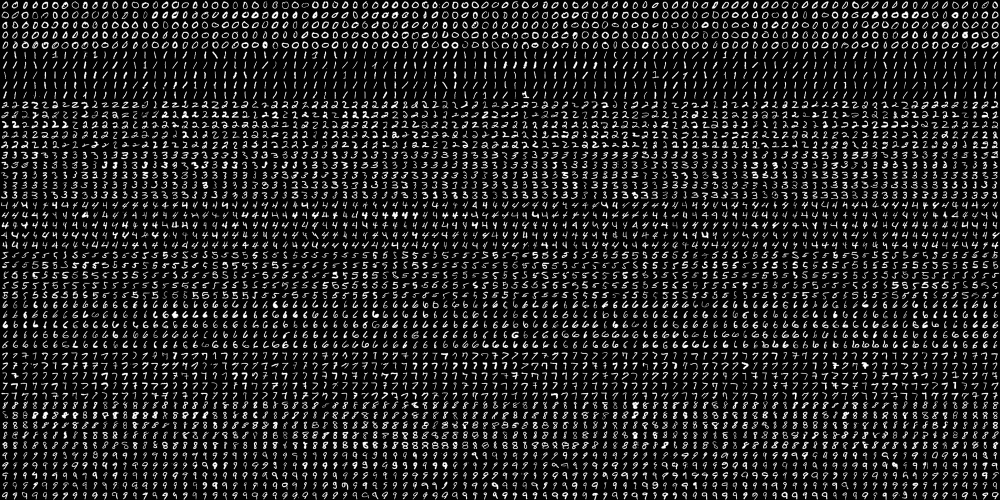
#> input picture data/digits.png, 2000 x 1000 px (shown at 1/2 size); the run also reads 1 picture not shown here
$ jupyter execute --allow-errors opencv_ml.ipynb   (shell and % lines are left out)
#> lines starting #> are read from the running program, lines starting #| are printed output that depends on the picture
# Opencv Machine Learning

## KNN

### Understanding KNN
KNN is one of the simplest of classification algorithms available for supervised learning. The idea is to search for closest match of the test data in feature space. The closest match is found by calculating the distance between the test data and each training data. The distance can be Euclidean, Manhattan, Minkowski or Hamming distance. The most popular one is Euclidean distance. The distance is calculated as follows:

$$d(x,y) = \sqrt{\sum_{i=1}^{n}(x_i-y_i)^2}$$

where $x$ and $y$ are two feature vectors and $n$ is the number of features.

To explain it more clearly, let's take an example. Suppose we have a dataset of fruits with two features: weight and color. The weight is in grams and color is encoded as 0 for red and 1 for yellow. The dataset is as follows:

| Weight (grams) | Color |
|----------------|-------|
| 150            | 0     |
| 170            | 0     |
| 140            | 0     |
| 130            | 1     |
| 180            | 1     |
| 160            | 1     |

Now, we want to classify a fruit with weight 145 grams and color 0. We will calculate the distance of this fruit from each of the fruits in the dataset. The distance is calculated as follows:

| Weight (grams) | Color | Distance |
|----------------|-------|----------|
| 150            | 0     | 5        |
| 170            | 0     | 25       |
| 140            | 0     | 5        |
| 130            | 1     | 15       |
| 180            | 1     | 35       |
| 160            | 1     | 15       |

Now, we will sort the distances in ascending order and select the top k distances. Suppose we select k = 3. The top 3 distances are 5, 5 and 15. Now, we will check the labels of the corresponding fruits. The first two fruits have label 0 and the third fruit has label 1. We will select the label which is most frequent in the top k distances. In this case, the label 0 is most frequent. So, we will classify the fruit as red.

### KNN in OpenCV
We will do a simple example to demonstrate KNN, with two families (classes), just like the example above.

So here, we label the Red family as Class-0 and Yellow family as Class-1. We generate 25 neighbours or 25 training data, and label them either Class-0 or Class-1. We can do this with the help of numpy.random.randint(). Then we plot them with matplotlib. The result looks like this:

[cell 1]
import cv2 as cv
import numpy as np
import matplotlib.pyplot as plt

# Feature set containing (x,y) values of 25 known/training data
trainData = np.random.randint(0, 100, (25, 2)).astype(np.float32)

# Labels each one either Red or Blue with numbers 0 and 1
responses = np.random.randint(0, 2, (25, 1)).astype(np.float32)

# Take Red families and plot them
red = trainData[responses.ravel() == 0]
plt.scatter(red[:, 0], red[:, 1], 80, 'r', '^')

# Take Blue families and plot them
blue = trainData[responses.ravel() == 1]
plt.scatter(blue[:, 0], blue[:, 1], 80, 'b', 's')

plt.show()
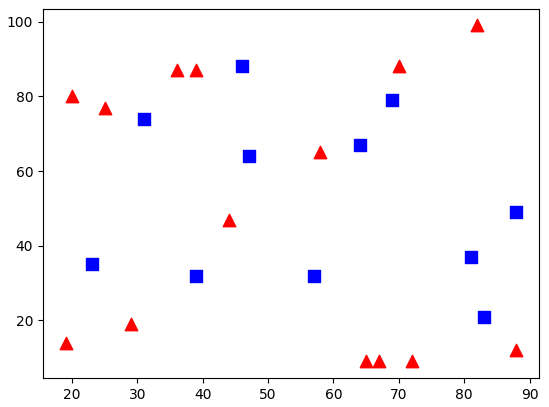
#> figure drawn by matplotlib, 1 panel

Since we are using number generator, we will get different result everytime we run the code.

Next initiate the kNN algorithm and pass the trainData and responses to train the kNN. (Underneath the hood, it constructs a search tree: see the Additional Resources section below for more information on this.)

Then we will bring one new-comer and classify him as belonging to a family with the help of kNN in OpenCV. Before running kNN, we need to know something about our test data (data of new comers). Our data should be a floating point array with size numberoftestdata×numberoffeatures. Then we find the nearest neighbours of the new-comer. We can specify k: how many neighbours we want. (Here we used 3.) It returns:

- The label given to the new-comer depending upon the kNN theory we saw earlier. If you want the Nearest Neighbour algorithm, just specify k=1.
- The labels of the k-Nearest Neighbours.
- The corresponding distances from the new-comer to each nearest neighbour.

So let's see how it works. The new-comer is marked in green.

[cell 2]
newcomer = np.random.randint(0, 100, (1, 2)).astype(np.float32)
plt.scatter(red[:, 0], red[:, 1], 80, 'r', '^')
plt.scatter(blue[:, 0], blue[:, 1], 80, 'b', 's')
plt.scatter(newcomer[:, 0], newcomer[:, 1], 80, 'g', 'o')

knn = cv.ml.KNearest_create()
knn.train(trainData, cv.ml.ROW_SAMPLE, responses)
ret, results, neighbours, dist = knn.findNearest(newcomer, 3)

print("result: ", results)
print("neighbours: ", neighbours)
print("distance: ", dist)

plt.show()

The result I got is:

```
result:  [[1.]]
neighbours:  [[1. 1. 1.]]
distance:  [[ 80.  85. 173.]]

```

It says the new-comer belongs to Class-1. It also lists the labels of the three nearest neighbours and their distances to the new-comer.

If you have multipile new-comers (test data), you can just pass them as an array. The result will be a corresponding array of results.

[cell 3]
# 10 new comers
newcomers = np.random.randint(0, 100, (10, 2)).astype(np.float32)
ret, results, neighbours, dist = knn.findNearest(newcomers, 3)

print("result: ", results)
print("neighbours: ", neighbours)
print("distance: ", dist)

[cell 4]
# Feature set containing (x,y) values of 100 known/training data
trainData = np.random.randint(0, 100, (100, 2)).astype(np.float32)

# Labels each one either Red or Blue or Green or Yellow with numbers 0, 1, 2, 3
responses = np.random.randint(0, 4, (100, 1)).astype(np.float32)

# Take Red families and plot them
red = trainData[responses.ravel() == 0]
plt.scatter(red[:, 0], red[:, 1], 80, 'r', '^')

# Take Blue families and plot them
blue = trainData[responses.ravel() == 1]
plt.scatter(blue[:, 0], blue[:, 1], 80, 'b', 's')

# Take Green families and plot them
green = trainData[responses.ravel() == 2]
plt.scatter(green[:, 0], green[:, 1], 80, 'g', 'o')

# Take Yellow families and plot them
yellow = trainData[responses.ravel() == 3]
plt.scatter(yellow[:, 0], yellow[:, 1], 80, 'y', 'p')


newcomer = np.random.randint(0, 100, (1, 2)).astype(np.float32)
plt.scatter(newcomer[:, 0], newcomer[:, 1], 80, 'k', '*')

knn = cv.ml.KNearest_create()
knn.train(trainData, cv.ml.ROW_SAMPLE, responses)
ret, results, neighbours, dist = knn.findNearest(newcomer, 6)

print("result: ", results)
print("neighbours: ", neighbours)
print("distance: ", dist)

plt.show()
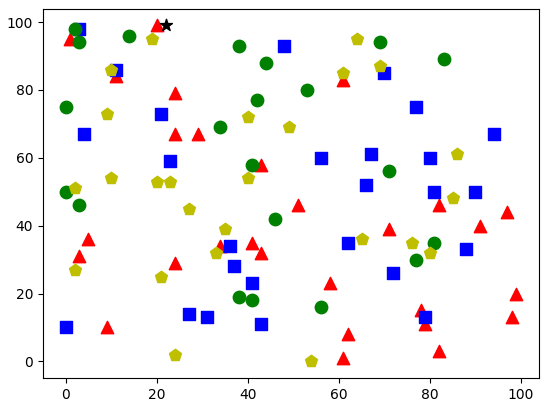
#> figure drawn by matplotlib, 1 panel

## OCR of Hand-written Data using kNN

### Goal

In this section, we will build a basic OCR application for handwritten digits from scratch. The goal of this application is to take hand-written digits as input, process the digits, train the digits using kNN algorithm and then give the output.

### OCR of Hand-written Digit

Our goal is to build an application which can read handwritten digits. For example, if you write a digit on paper, our application should tell you which digit you have written. For this, we need some data to train our classifier. OpenCV comes with an image digits.png (in the folder opencv/samples/data/) which has 5000 handwritten digits (500 for each digit). Each digit is a 20x20 image. So our first step is to split this image into 5000 different digits. For each digit, we flatten it into a single row with 400 pixels. That is our feature set, ie intensity values of all pixels. It is a simple feature set we can create. We use the first 250 samples of each digit as training samples and the remaining 250 samples as test samples. So let's prepare them first.

[cell 5]
import cv2 as cv
import numpy as np

img = cv.imread('data/digits.png')
#> img is the input picture: shape (1000, 2000, 3); min 0, max 255, mean 33.8
gray = cv.cvtColor(img, cv.COLOR_BGR2GRAY)

# Now we split the image to 5000 cells, each 20x20 size
cells = [np.hsplit(row, 100) for row in np.vsplit(gray, 50)]
#> cells = 50 items

# Make it into a Numpy array. It size will be (50,100,20,20)
x = np.array(cells)

# Now we prepare train_data and test_data.
train = x[:, :50].reshape(-1, 400).astype(np.float32)  # Size = (2500,400)
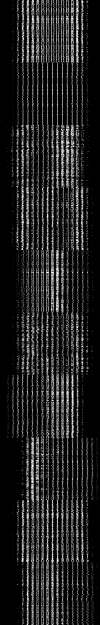
#> train: shape (2500, 400) float32 (shown at 1/4 size); min 0, max 255, mean 33.8
test = x[:, 50:100].reshape(-1, 400).astype(np.float32)  # Size = (2500,400)
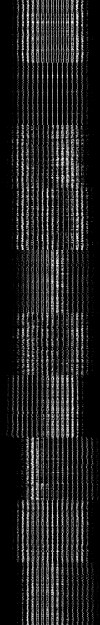
#> test: shape (2500, 400) float32 (shown at 1/4 size); min 0, max 255, mean 33.8

# Create labels for train and test data
k = np.arange(10)
train_labels = np.repeat(k, 250)[:, np.newaxis]
test_labels = train_labels.copy()

# Initiate kNN, train the data, then test it with test data for k=1
knn = cv.ml.KNearest_create()
knn.train(train, cv.ml.ROW_SAMPLE, train_labels)
ret, result, neighbours, dist = knn.findNearest(test, k=5)
#> ret = 0; result = 2500 values, max 9 at index 452, min 0 at index 0, mean 4.47; neighbours = 2500 rows, first 6: [0, 0, 0, 0, 0], [0, 0, 0, 0, 0], [0, 0, 0, 0, 0], [0, 0, 5, 5, 5], [0, 0, 0, 0, 0], [0, 0, 0, 0, 0]; dist = 2500 rows, first 6: [361955, 598018, 606136, 608480, 610345], [790595, 959768, 1055851, 1065401, 1068785], [534520, 641045, 681043, 732508, 751514], [943748, 958162, 1052576, 1243297, 1249885], [796400, 841097, 878670, 896978, 960181], [396251, 671587, 715542, 749110, 751370]

# Now we check the accuracy of classification
# For that, compare the result with test_labels and check which are wrong
matches = result == test_labels
correct = np.count_nonzero(matches)
#> correct = 2294
accuracy = correct * 100.0 / result.size
#> accuracy = 91.76
print(accuracy)
#| 91.76

So our basic OCR app is ready. This particular example gave me an accuracy of 91%. One option to improve accuracy is to increase number of training data.

[cell 6]
# Save the data
np.savez('data/knn_data.npz', train=train, train_labels=train_labels)

# Now load the data
with np.load('data/knn_data.npz') as data:
    print(data.files)
    train = data['train']
    train_labels = data['train_labels']

### OCR of English Alphabets

Next we will do the same for the English alphabet, but there is a slight change in data and feature set. Here, instead of images, OpenCV comes with a data file, letter-recognition.data in opencv/samples/cpp/ folder. If you open it, you will see 20000 lines which may, on first sight, look like garbage. Actually, in each row, the first column is a letter which is our label. The next 16 numbers following it are the different features. These features are obtained from the UCI Machine Learning Repository.

[cell 7]
import cv2 as cv
import numpy as np

# Load the data and conevert the letters to numbers
#> (the rest of this cell did not finish here and is left out)

It gives me an accuracy of 93%. Again, if you want to increase accuracy, you have to increase the number of training data.

[cell 8]
# find the best k
max_k = 0
max_accuracy = 0

#> (the rest of this cell did not finish here and is left out)

## SVM

### Understanding SVM

#### What is SVM?

SVM is a machine learning algorithm which is used for classification. But it can also be used for regression. The basic idea behind SVM is to find a hyperplane in N-dimensional space (N — the number of features) that distinctly classifies the data points.

#### What is a hyperplane?

Hyperplane is a decision plane which separates between a set of objects having different class memberships.

#### What is a good hyperplane?

For a good hyperplane, we need the distance between nearest data point (either class) and hyperplane to be maximum. This distance is called as Margin. The goal is to maximize this margin. The hyperplane for which the margin is maximum is called optimal hyperplane.

#### What is a Support Vector?

Support Vectors are simply the co-ordinates of individual observation. Support Vector Machine is a frontier which best segregates the two classes (hyper-plane/ line).

#### Linear Separable Data

In image classification problems, we have a set of images which belong to one of the two classes. We need to classify them into one of the two classes. For example, we have a set of images of cats and dogs. We need to classify each image as either cat or dog. So we need to draw a decision boundary that can separate cats images from dogs images. The data is linearly separable if a hyperplane can separate the two classes.

#### Non-linear Separable Data

In some cases, the data is not linearly separable. In that case, we use a kernel trick to transform the data into a higher dimensional space so that it can be separated linearly. We can think of it as projecting the data into a higher dimension so that we can draw a hyperplane to separate it.

### OCR of Hand-written Data using SVM

#### Goal

In this section, we will see how to use SVM for classification. We will do a simple example of OCR (Optical Character Recognition).

#### OCR of Hand-written Digits

In kNN, we directly used pixel intensity as the feature vector. This time we will use Histogram of Oriented Gradients (HOG) as feature vectors. We have to deskew the image before finding HOG. Otherwise, deskewing is not necessary. For deskewing, we will use the function deskew() shown below:

[cell 9]
def deskew(img):
    m = cv.moments(img)
    if abs(m['mu02']) < 1e-2:
        return img.copy()
    skew = m['mu11'] / m['mu02']
    M = np.float32([[1, skew, -0.5 * SZ * skew], [0, 1, 0]])
    img = cv.warpAffine(img, M, (SZ, SZ), flags=affine_flags)
    return img

Next we have to find the HOG descriptor for each sample. For that, we have to find the gradient images for each sample. To find gradient images, it is better to apply Gaussian filtering. It removes the noise in our images. For that, we have to define a function which finds gradient images for given images.

[cell 10]
def hog(img):
    gx = cv.Sobel(img, cv.CV_32F, 1, 0)
    gy = cv.Sobel(img, cv.CV_32F, 0, 1)
    mag, ang = cv.cartToPolar(gx, gy)
    bins = np.int32(bin_n * ang / (2 * np.pi))  # quantizing binvalues in (0...16)
    bin_cells = bins[:10, :10], bins[10:, :10], bins[:10, 10:], bins[10:, 10:]
    mag_cells = mag[:10, :10], mag[10:, :10], mag[:10, 10:], mag[10:, 10:]
    hists = [np.bincount(b.ravel(), m.ravel(), bin_n) for b, m in zip(bin_cells, mag_cells)]
    hist = np.hstack(hists)  # hist is a 64 bit vector
    return hist

Finally as in previous section we have to split our data into two parts: test data and training data. For every digit, 250 cells are reserved for training and remaining 250 cells are for testing. So let's split it.

[cell 11]
import cv2 as cv
import numpy as np
import matplotlib.pyplot as plt

SZ = 20  # size of each digit is SZ x SZ
bin_n = 16  # Number of bins
affine_flags = cv.WARP_INVERSE_MAP | cv.INTER_LINEAR

img = cv.imread('data/digits.png', 0)
assert img is not None, 'Failed to load image file: %s' % args.input

cells = [np.hsplit(row, 100) for row in np.vsplit(img, 50)]

# First half is trainData, remaining is testData
train_cells = [i[:50] for i in cells]
#> train_cells = 50 items
test_cells = [i[50:] for i in cells]
#> test_cells = 50 items

deskewed = [list(map(deskew, row)) for row in train_cells]
#> in deskew, `m = cv.moments(img)`: m = moments, m00 16057, centre m10/m00, m01/m00 = (9.95, 9.55)
#> in deskew, `skew = m['mu11'] / m['mu02']`: skew = -0.347
#> in deskew, `M = np.float32([[1, skew, -0.5 * SZ * skew], [0, 1, 0]])`: M = [[1, -0.347, 3.47], [0, 1, 0]]
#> in deskew (call 13), `m = cv.moments(img)`: m = moments, m00 19255, centre m10/m00, m01/m00 = (9.58, 9.75)
#> in deskew (call 13), `m = cv.moments(img)`:
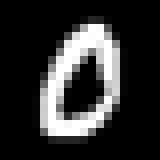
#> img: shape (20, 20) (shown 8 times larger); min 0, max 255, mean 48.1
#> in deskew (call 13), `skew = m['mu11'] / m['mu02']`: skew = -0.225
#> in deskew (call 13), `M = np.float32([[1, skew, -0.5 * SZ * skew], [0, 1, 0]])`: M = [[1, -0.225, 2.25], [0, 1, 0]]
#> in deskew (call 13), `img = cv.warpAffine(img, M, (SZ, SZ), flags=affine_flags)`:
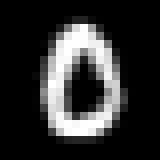
#> img: shape (20, 20) (shown 8 times larger); min 0, max 255, mean 48.1
#> in deskew (call 14), `m = cv.moments(img)`: m = moments, m00 15041, centre m10/m00, m01/m00 = (10.06, 9.66)
#> in deskew (call 14), `m = cv.moments(img)`:
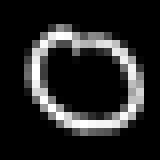
#> img: shape (20, 20) (shown 8 times larger); min 0, max 255, mean 37.6
#> in deskew (call 14), `skew = m['mu11'] / m['mu02']`: skew = 0.186
#> in deskew (call 14), `M = np.float32([[1, skew, -0.5 * SZ * skew], [0, 1, 0]])`: M = [[1, 0.186, -1.86], [0, 1, 0]]
#> in deskew (call 14), `img = cv.warpAffine(img, M, (SZ, SZ), flags=affine_flags)`:
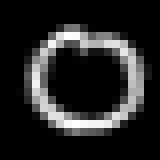
#> img: shape (20, 20) (shown 8 times larger); min 0, max 255, mean 37.6
#> in deskew (call 15), `m = cv.moments(img)`: m = moments, m00 20767, centre m10/m00, m01/m00 = (9.75, 9.99)
#> in deskew (call 15), `m = cv.moments(img)`:
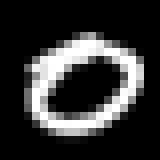
#> img: shape (20, 20) (shown 8 times larger); min 0, max 255, mean 51.9
#> in deskew (call 15), `skew = m['mu11'] / m['mu02']`: skew = -0.156
#> in deskew (call 15), `M = np.float32([[1, skew, -0.5 * SZ * skew], [0, 1, 0]])`: M = [[1, -0.156, 1.56], [0, 1, 0]]
#> in deskew (call 15), `img = cv.warpAffine(img, M, (SZ, SZ), flags=affine_flags)`:
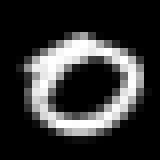
#> img: shape (20, 20) (shown 8 times larger); min 0, max 255, mean 51.9
#> (the rest of the program and of its run is left out)
